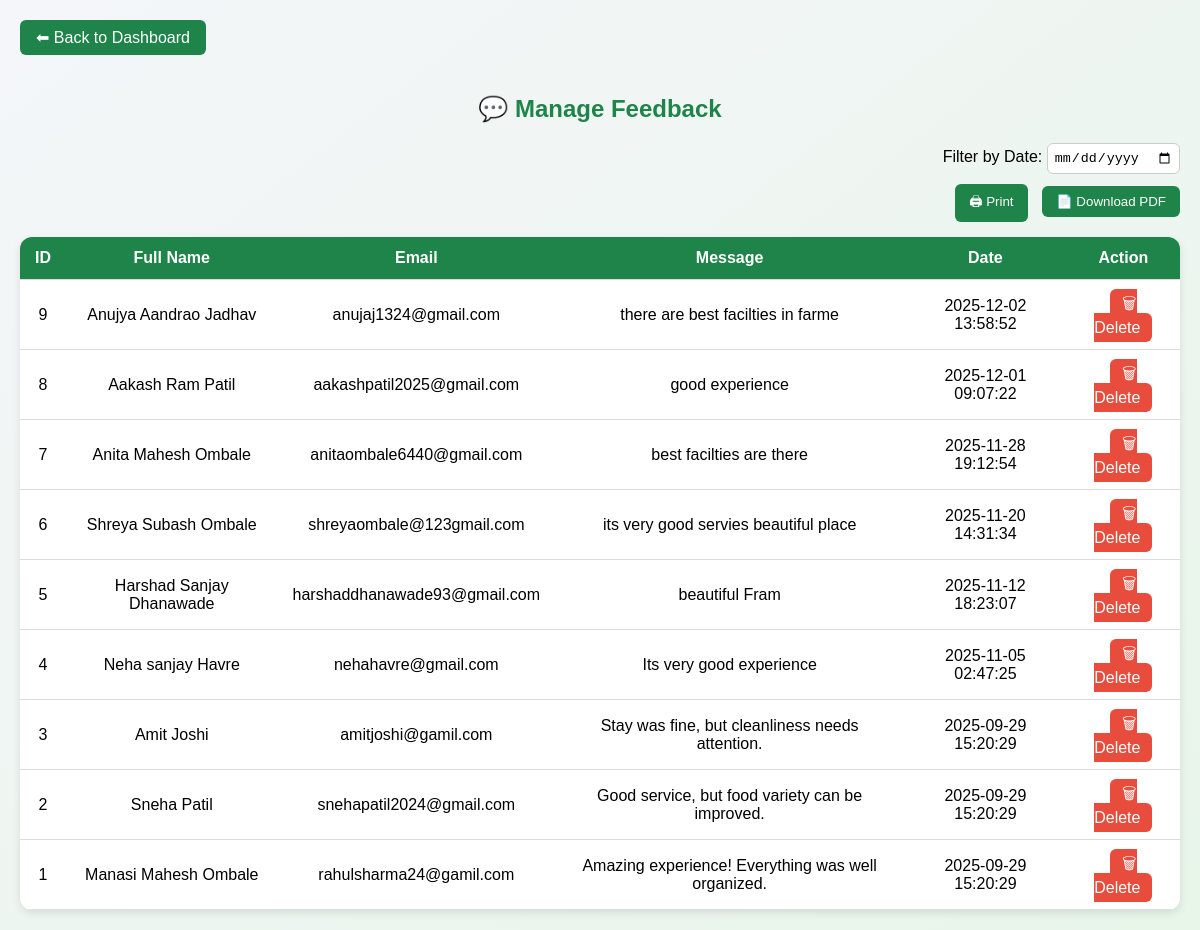
The app's page /manage_feedback.php with its own data.
### tables this page shows
CREATE TABLE `feedback` (
  `id` int(11) NOT NULL,
  `name` varchar(100) NOT NULL,
  `email` varchar(150) NOT NULL,
  `subject` varchar(255) DEFAULT NULL,
  `rating` enum('Excellent','Good','Average','Poor') NOT NULL,
  `message` text NOT NULL,
  `created_at` timestamp NOT NULL DEFAULT current_timestamp()
);

### manage_feedback.php (the view, shortened to what this page needs)
<?php
$servername = "localhost";
$username = "root";
$password = "";
$dbname = "shantubag_db";
$port = 3307;
$conn = new mysqli($servername, $username, $password, $dbname, $port);
$result = $conn->query("SELECT * FROM feedback ORDER BY id DESC");
?>
<!DOCTYPE html>
<html lang="en">
<head>
</head>
<body>
<a href="AdminDashboard.php" class="back-btn">⬅ Back to Dashboard</a>
<h2>💬 Manage Feedback</h2>
<div class="date-filter">
    <label for="filterDate">Filter by Date: </label>
    <input type="date" id="filterDate" onchange="filterTable()">
</div>
<div class="top-buttons">
    <button onclick="window.print()">🖨 Print</button>
    <button onclick="downloadPDF()">📄 Download PDF</button>
</div>
<table id="feedbackTable">
    <tr>
        <th>ID</th>
        <th>Full Name</th>
        <th>Email</th>
        <th>Message</th>
        <th>Date</th>
        <th>Action</th>
    </tr>
    <?php
    if ($result->num_rows > 0) {
        while ($row = $result->fetch_assoc()) {
            echo "<tr>
                    <td>{$row['id']}</td>
                    <td>" . htmlspecialchars($row['name']) . "</td>
                    <td>" . htmlspecialchars($row['email']) . "</td>
                    <td>" . htmlspecialchars($row['message']) . "</td>
                    <td>{$row['created_at']}</td>
                    <td><a class='delete' href='manage_feedback.php?delete={$row['id']}' onclick='return confirm(\"Delete this feedback?\")'>🗑 Delete</a></td>
                  </tr>";
        }
    } else {
        echo "<tr><td colspan='6' class='no-data'>No feedback found</td></tr>";
    }
    ?>
</table>
</body>
</html>

### manage_feedback.php (style rules this page uses)
body { font-family: 'Poppins', sans-serif; background: linear-gradient(to bottom right, #f4f6f9, #e8f5e9); margin: 0; padding: 20px; }
h2 { color: #1E8449; text-align: center; margin-bottom: 20px; }
.back-btn { background: #1E8449; color: #fff; text-decoration: none; padding: 8px 16px; border-radius: 6px; display: inline-block; margin-bottom: 20px; font-weight: 500; }
.top-buttons { text-align: right; margin-bottom: 15px; }
.top-buttons button { background: #1E8449; color: white; border: none; border-radius: 6px; padding: 8px 14px; margin-left: 10px; cursor: pointer; transition: 0.2s; }
.date-filter { text-align: right; margin-bottom: 10px; }
.date-filter input { padding: 6px; border: 1px solid #ccc; border-radius: 6px; }
table { width: 100%; border-collapse: collapse; background: #fff; border-radius: 12px; overflow: hidden; box-shadow: 0px 3px 8px rgba(0,0,0,0.1); }
th, td { padding: 12px 15px; border-bottom: 1px solid #ddd; text-align: center; }
th { background-color: #1E8449; color: white; }
a.delete { background: #E74C3C; color: white; padding: 6px 12px; border-radius: 6px; text-decoration: none; }

### records on screen
feedback: id "9", name "Anujya Aandrao Jadhav", email "anujaj1324@gmail.com", message "there are best facilties in farme", created_at "2025-12-02 13:58:52"
feedback: id "8", name "Aakash Ram Patil", email "aakashpatil2025@gmail.com", message "good experience", created_at "2025-12-01 09:07:22"
feedback: id "7", name "Anita Mahesh Ombale", email "anitaombale6440@gmail.com", message "best facilties are there", created_at "2025-11-28 19:12:54"
feedback: id "6", name "Shreya Subash Ombale", email "shreyaombale@123gmail.com", message "its very good servies beautiful place", created_at "2025-11-20 14:31:34"
feedback: id "5", name "Harshad Sanjay Dhanawade", email "harshaddhanawade93@gmail.com", message "beautiful Fram", created_at "2025-11-12 18:23:07"
feedback: id "4", name "Neha sanjay Havre", email "nehahavre@gmail.com", message "Its very good experience", created_at "2025-11-05 02:47:25"
feedback: id "3", name "Amit Joshi", email "amitjoshi@gamil.com", message "Stay was fine, but cleanliness needs attention.", created_at "2025-09-29 15:20:29"
feedback: id "2", name "Sneha Patil", email "snehapatil2024@gmail.com", message "Good service, but food variety can be improved.", created_at "2025-09-29 15:20:29"
feedback: id "1", name "Manasi Mahesh Ombale", email "rahulsharma24@gamil.com", message "Amazing experience! Everything was well organized.", created_at "2025-09-29 15:20:29"
